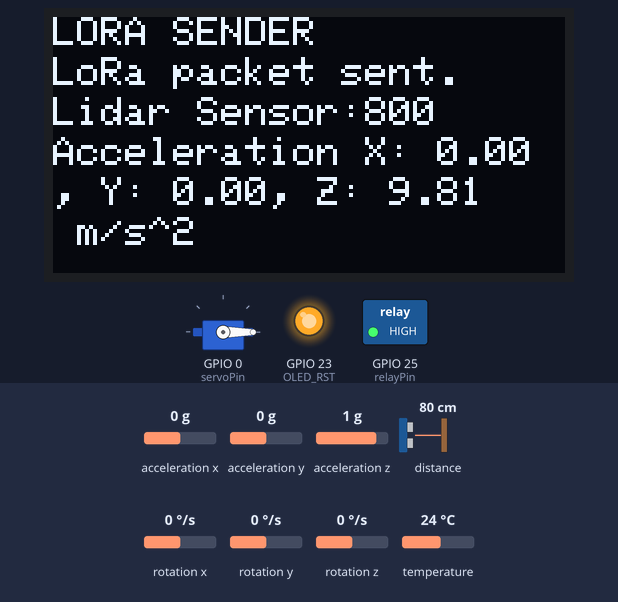
Recording of a sketch running on a simulated ESP32. Shown: servo, 128×64 one-colour display, switched loads named in the sketch (green lamp = pin HIGH), output pins drawn as LEDs (lit = HIGH). The inputs (shaded band) are chosen by the test bench; at power-on: acceleration x 0 g, distance to the obstacle 80 cm, acceleration y 0 g, acceleration z 1 g, rotation x 0 °/s, rotation y 0 °/s, rotation z 0 °/s, temperature 24 °C. No radio packets arrive unless stated; what the sketch prints to the serial monitor is not drawn.

Above: at 3.5 s.
3.6 s: acceleration x set to -1.4 g
At 5.6 s:
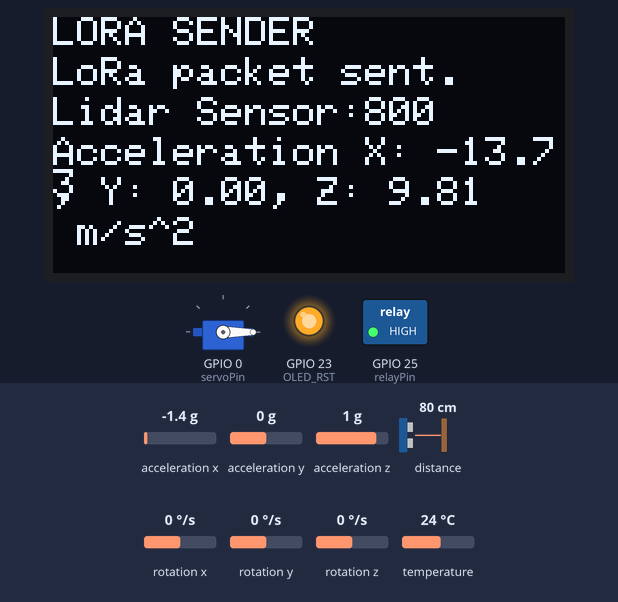
6.0 s: distance to the obstacle set to 55 cm
At 8.0 s:
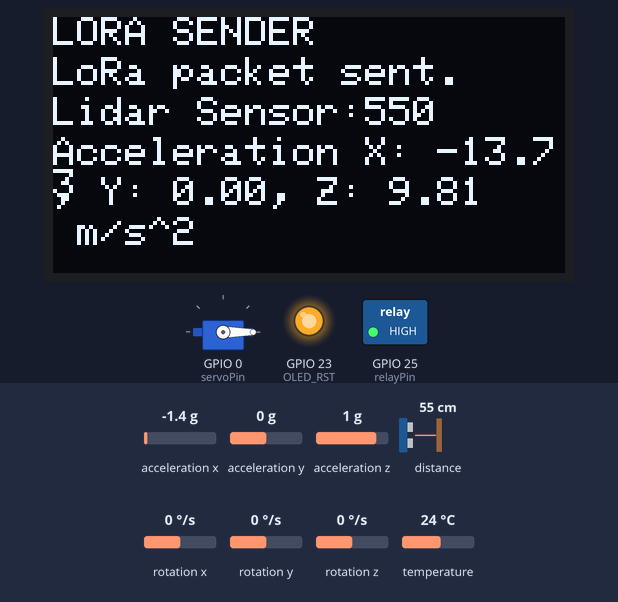
8.3 s: distance to the obstacle set to 46 cm
At 9.6 s:
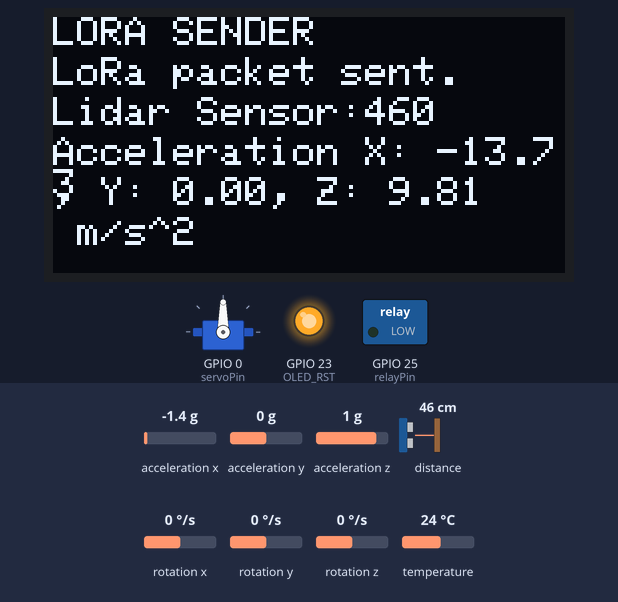
10.7 s: acceleration y set to -1.4 g
At 12.2 s:
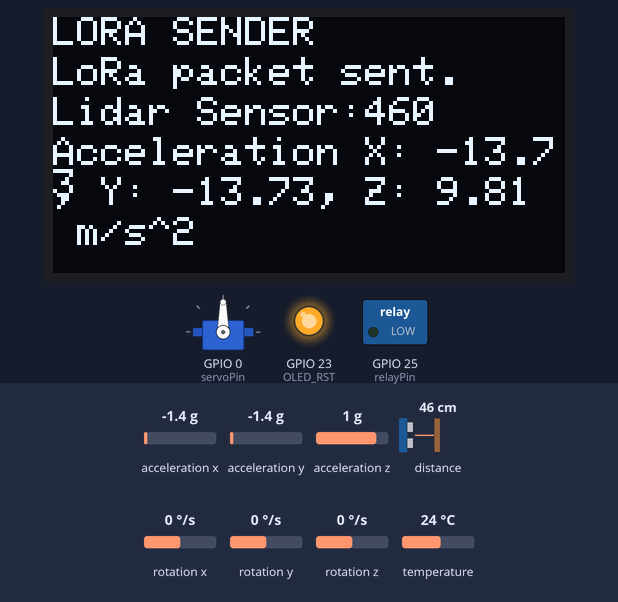
13.1 s: acceleration z set to -1.4 g
At 14.9 s:
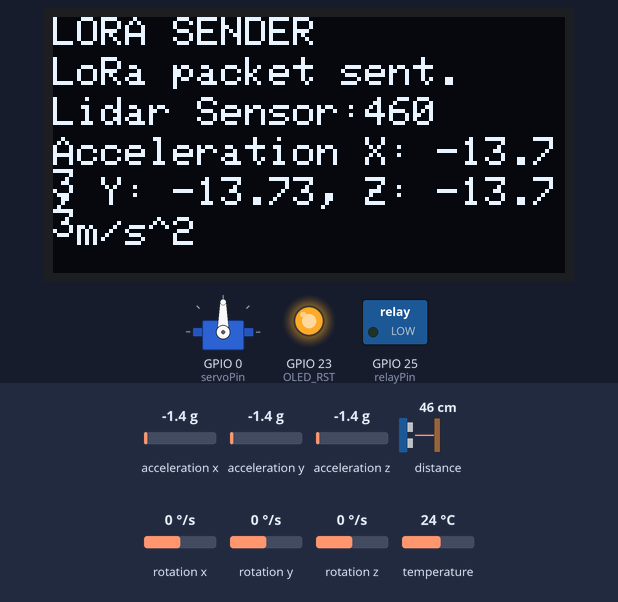
Timing chart, 0 to 16.4 s (numbered marks = the images above; inputs shaded):
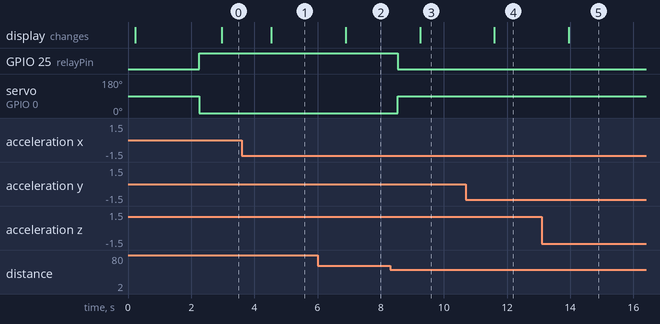

The sketch:

transmitter_space_lander.ino
```cpp
#include <ESP32_Servo.h>
#include <Adafruit_MPU6050.h>
#include <Adafruit_Sensor.h>
#include <Wire.h>


Adafruit_MPU6050 mpu;

#include <Wire.h>
#include <VL53L0X.h>

VL53L0X sensor;

//Libraries for LoRa
#include <SPI.h>
#include <LoRa.h>
#include <VL53L0X.h>


//Libraries for OLED Display
#include <Wire.h>
#include <Adafruit_GFX.h>
#include <Adafruit_SSD1306.h>

Servo myServo;  // Create a servo object to control a servo

//define the pins used by the LoRa transceiver module
#define SCK 5
#define MISO 19
#define MOSI 27
#define SS 18
#define RST 14
#define DIO0 26

//433E6 for Asia
//866E6 for Europe
//915E6 for North America
#define BAND 433E6

//OLED pins
#define OLED_SDA 21
#define OLED_SCL 22
#define OLED_RST 23
#define SCREEN_WIDTH 128 // OLED display width, in pixels
#define SCREEN_HEIGHT 64 // OLED display height, in pixels

#define SDA_PIN 21    // SDA pin for I2C communication
#define SCL_PIN 22    // SCL pin for I2C communication

#define relayPin 25
#define servoPin 00 // Define the servo signal pin


uint16_t distance_mm;
String LoRaMessage = "";
int readingID = 0;
int counter = 0;
float distance = 0;
float acceleration = 0;
float gyration = 0;
float pressure = 0;

Adafruit_SSD1306 display(SCREEN_WIDTH, SCREEN_HEIGHT, &Wire, OLED_RST);


// Uncomment this line to use long range mode. This
// increases the sensitivity of the sensor and extends its
// potential range, but increases the likelihood of getting
// an inaccurate reading because of reflections from objects
// other than the intended target. It works best in dark
// conditions.

//#define LONG_RANGE


// Uncomment ONE of these two lines to get
// - higher speed at the cost of lower accuracy OR
// - higher accuracy at the cost of lower speed

//#define HIGH_SPEED
//#define HIGH_ACCURACY

void setup() {
  //initialize Serial Monitor
  Serial.begin(115200);

  pinMode(relayPin, OUTPUT);
  myServo.attach(servoPin); // Attach the servo to the specified pin

  Wire.begin(SDA_PIN, SCL_PIN);  // Initialize I2C communication

  // Initialize sensor
  if (!sensor.init()) {
    Serial.println("Failed to detect and initialize sensor!");
    while (1);
  }

  while (!Serial)
    delay(10); // will pause Zero, Leonardo, etc until serial console opens

  Serial.println("Adafruit MPU6050 test!");

  // Try to initialize!
  if (!mpu.begin()) {
    Serial.println("Failed to find MPU6050 chip");
    while (1) {
      delay(10);
    }
  }
  Serial.println("MPU6050 Found!");


// Lidar Sensor code
#if defined LONG_RANGE
  // lower the return signal rate limit (default is 0.25 MCPS)
  sensor.setSignalRateLimit(0.1);
  // increase laser pulse periods (defaults are 14 and 10 PCLKs)
  sensor.setVcselPulsePeriod(VL53L0X::VcselPeriodPreRange, 18);
  sensor.setVcselPulsePeriod(VL53L0X::VcselPeriodFinalRange, 14);
#endif

#if defined HIGH_SPEED
  // reduce timing budget to 20 ms (default is about 33 ms)
  sensor.setMeasurementTimingBudget(20000);
#elif defined HIGH_ACCURACY
  // increase timing budget to 200 ms
  sensor.setMeasurementTimingBudget(200000);
#endif

  // Gyroscope code
  mpu.setAccelerometerRange(MPU6050_RANGE_8_G);
  Serial.print("Accelerometer range set to: ");
  switch (mpu.getAccelerometerRange()) {
  case MPU6050_RANGE_2_G:
    Serial.println("+-2G");
    break;
  case MPU6050_RANGE_4_G:
    Serial.println("+-4G");
    break;
  case MPU6050_RANGE_8_G:
    Serial.println("+-8G");
    break;
  case MPU6050_RANGE_16_G:
    Serial.println("+-16G");
    break;
  }
  mpu.setGyroRange(MPU6050_RANGE_500_DEG);
  Serial.print("Gyro range set to: ");
  switch (mpu.getGyroRange()) {
  case MPU6050_RANGE_250_DEG:
    Serial.println("+- 250 deg/s");
    break;
  case MPU6050_RANGE_500_DEG:
    Serial.println("+- 500 deg/s");
    break;
  case MPU6050_RANGE_1000_DEG:
    Serial.println("+- 1000 deg/s");
    break;
  case MPU6050_RANGE_2000_DEG:
    Serial.println("+- 2000 deg/s");
    break;
  }


  mpu.setFilterBandwidth(MPU6050_BAND_21_HZ);
  Serial.print("Filter bandwidth set to: ");
  switch (mpu.getFilterBandwidth()) {
  case MPU6050_BAND_260_HZ:
    Serial.println("260 Hz");
    break;
  case MPU6050_BAND_184_HZ:
    Serial.println("184 Hz");
    break;
  case MPU6050_BAND_94_HZ:
    Serial.println("94 Hz");
    break;
  case MPU6050_BAND_44_HZ:
    Serial.println("44 Hz");
    break;
  case MPU6050_BAND_21_HZ:
    Serial.println("21 Hz");
    break;
  case MPU6050_BAND_10_HZ:
    Serial.println("10 Hz");
    break;
  case MPU6050_BAND_5_HZ:
    Serial.println("5 Hz");
    break;
  }

  Serial.println("");
  delay(100);

  // Start continuous measurement
  sensor.startContinuous();

  //reset OLED display via software
  pinMode(OLED_RST, OUTPUT);
  digitalWrite(OLED_RST, LOW);
  delay(20);
  digitalWrite(OLED_RST, HIGH);

  //initialize OLED
  Wire.begin(OLED_SDA, OLED_SCL);
  if(!display.begin(SSD1306_SWITCHCAPVCC, 0x3c, false, false)) { // Address 0x3C for 128x32
    Serial.println(F("SSD1306 allocation failed"));
    for(;;); // Don't proceed, loop forever
  }

  display.clearDisplay();
  display.setTextColor(WHITE);
  display.setTextSize(1);
  display.setCursor(0,0);
  display.print("LORA SENDER ");
  display.display();

  Serial.println("LoRa Sender Test");

  //SPI LoRa pins
  SPI.begin(SCK, MISO, MOSI, SS);
  //setup LoRa transceiver module
  LoRa.setPins(SS, RST, DIO0);

  if (!LoRa.begin(BAND)) {
    Serial.println("Starting LoRa failed!");
    while (1);
  }
  Serial.println("LoRa Initializing OK!");
  display.setCursor(0,10);
  display.print("LoRa Initializing OK!");
  display.display();
  delay(2000);
}


void loop() {

    // Read distance
  int distance_mm = sensor.readRangeContinuousMillimeters();

  // Print distance
  Serial.print("Distance: ");
  Serial.print(distance_mm);
  Serial.println(" mm");

  if(distance_mm < 1000 && distance_mm > 500) {
     digitalWrite(relayPin, HIGH);
      myServo.write(0);
      delay(5); // Adjust delay time for increased speed
     }
  else
  {
     digitalWrite(relayPin, LOW);
     myServo.write(90); // Move servo to 90 degrees
     delay(5); // Delay before next measurement
  }
  delay(100); // Delay before next measurement

  /*if (distance_mm < 30) {
    myServo.write(180); // Move servo to 180 degrees
    delay(500); // Adjust delay as needed
    myServo.write(90); // Move servo back to 90 degrees
    delay(500); // Adjust delay as needed
  } else {
    myServo.write(90); // Move servo to 90 degrees
  }
  delay(100); // Delay before next measurement
}*/


  // Gyproscope code
  sensors_event_t a, g, temp;
  mpu.getEvent(&a, &g, &temp);

  /* Print out the values */
  Serial.print("Acceleration X: ");
  Serial.print(a.acceleration.x);
  Serial.print(", Y: ");
  Serial.print(a.acceleration.y);
  Serial.print(", Z: ");
  Serial.print(a.acceleration.z);
  Serial.println(" m/s^2");


 // Combine readings into one variable (string)
  String acceleration = "X:" +String(a.acceleration.x) + "," + "Y:" + String(a.acceleration.y) + "," + "Z:" + String(a.acceleration.z) + "m/s^2";

  Serial.println(acceleration);


  Serial.print("Rotation X: ");
  Serial.print(g.gyro.x);
  Serial.print(", Y: ");
  Serial.print(g.gyro.y);
  Serial.print(", Z: ");
  Serial.print(g.gyro.z);
  Serial.println(" rad/s");

   String gyration = "X:" +String(g.gyro.x) + "," + "Y:" + String(g.gyro.y) + "," + "Z:" + String(g.gyro.z) + "rad/s";

   Serial.println(gyration);

  Serial.print("Temperature: ");
  Serial.print(temp.temperature);
  Serial.println(" degC");

  Serial.println("");
  delay(500);

  //Send LoRa packet to receiver

  //Send LoRa packet to receiver
  LoRa.beginPacket();
  LoRa.print("Distance: ");
  LoRa.print(distance_mm);
  LoRa.println(" mm");
  LoRa.print("Acceleration X: ");
  LoRa.print(a.acceleration.x);
  LoRa.print(", Y: ");
  LoRa.print(a.acceleration.y);
  LoRa.print(", Z: ");
  LoRa.print(a.acceleration.z);
  LoRa.println(" m/s^2");

  LoRa.print("Gyration X: ");
  LoRa.print(g.gyro.x);
  LoRa.print(", Y: ");
  LoRa.print(g.gyro.y);
  LoRa.print(", Z: ");
  LoRa.print(g.gyro.z);
  LoRa.println(" rad/s");
  LoRa.endPacket();


  display.clearDisplay();
  display.setCursor(0,0);
  display.println("LORA SENDER");
  display.setCursor(0,10);
  display.setTextSize(1);
  display.print("LoRa packet sent.");
  display.setCursor(0,20);
  display.setTextSize(0.5);
  display.print("Lidar Sensor:");
  display.print(distance_mm);
  display.setCursor(0,30);
  display.print("Acceleration X: ");
  display.print(a.acceleration.x);
  display.setCursor(0,40);
  display.print(", Y: ");
  display.print(a.acceleration.y);
  display.print(", Z: ");
  display.print(a.acceleration.z);
  display.setCursor(0,50);
  display.println(" m/s^2");

  display.display();
  delay(50);
}
```

Measured:
- the behaviour switches between 51 and 50 cm on distance to the obstacle (found by bisection; images 2 and 3)
- after the input at 3.6 s, the display: changes after 0.93 s (image 1)
- after the input at 6.0 s, the display: changes after 0.89 s (image 2)
- after the input at 8.3 s, GPIO 25 (relayPin): HIGH → LOW after 0.24 s; servo on GPIO 0 (servoPin): 0° → 90° after 0.24 s; the display: changes after 0.95 s (image 3)
- after the input at 10.7 s, the display: changes after 0.90 s (image 4)
- after the input at 13.1 s, the display: changes after 0.86 s (image 5)
